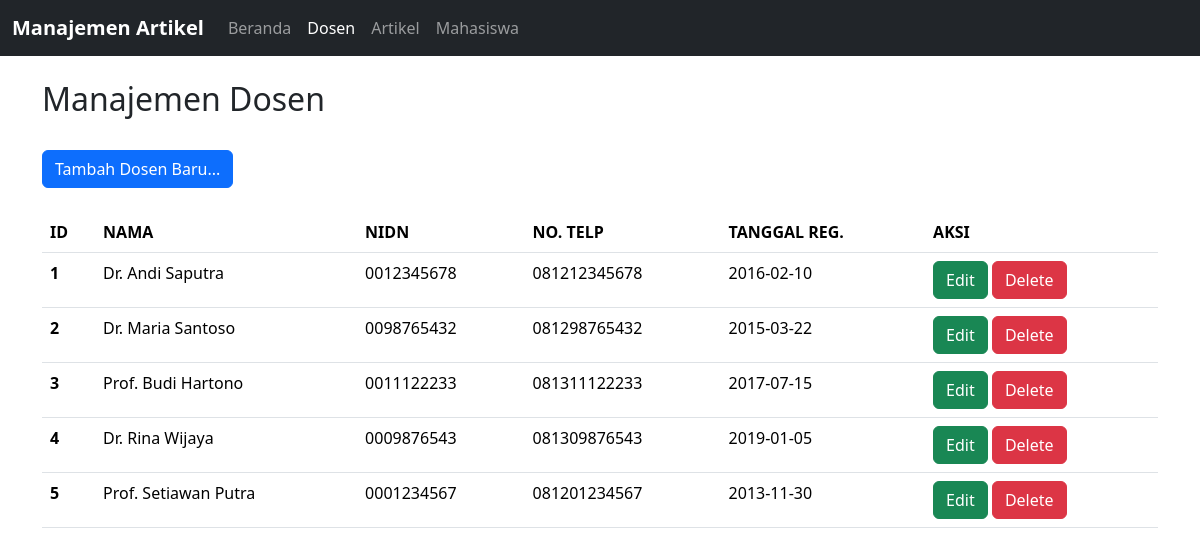
Before: /Project/index.php?page=lecturers with the older database file.
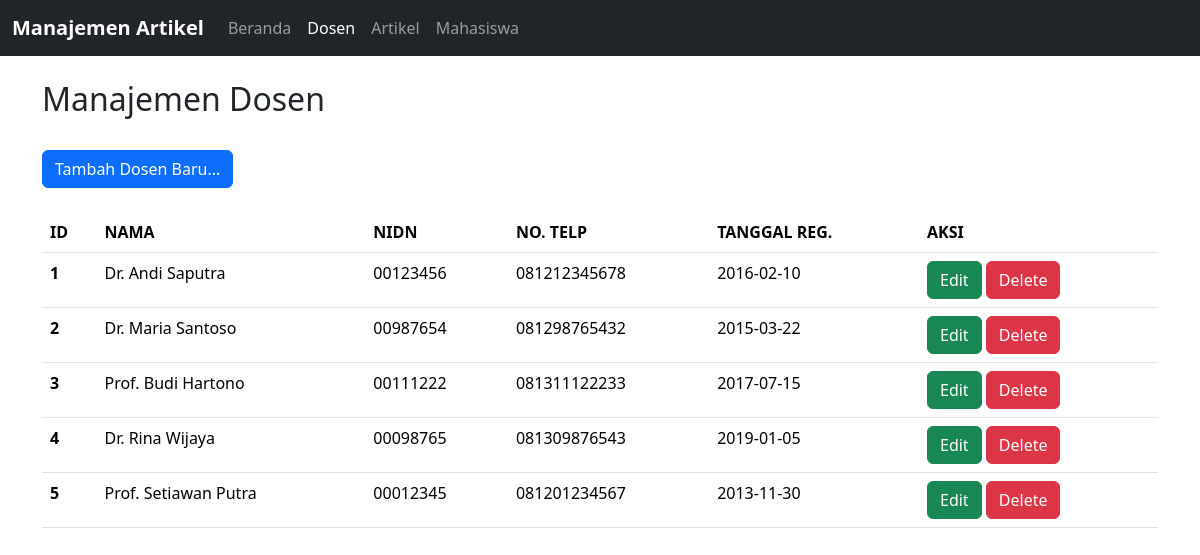
After: the same page with the newer database file.
### tables this page shows
CREATE TABLE lecturers (
    id INT AUTO_INCREMENT PRIMARY KEY,
    name VARCHAR(128) NOT NULL,
    nidn VARCHAR(16) NOT NULL UNIQUE,
    phone VARCHAR(32) NOT NULL,
    join_date DATE NOT NULL
);

### Project/controllers/LecturerController.php (called while the page is built, shortened)
<?php
include_once("models/Lecturer.php");
class LecturerController {
    private $model;
    private $view;
    public function __construct() {
        $this->model = new Lecturer();
        $this->view = "views/LecturerView.php";
    }
    public function render() {
        $lecturer_data = $this->model->getAllLecturers();
        include_once($this->view);
    }
}
?>

### Project/models/Database.php (called while the page is built)
<?php
class Database {
    private $host = "localhost";
    private $username = "root";
    private $password = "";
    private $dbname = "tp8_mvc25";
    public $db;
    public function __construct() {
        try {
            $this->db = new PDO("mysql:host=$this->host;dbname=$this->dbname", $this->username, $this->password);
            $this->db->setAttribute(PDO::ATTR_ERRMODE, PDO::ERRMODE_EXCEPTION);
        } catch (PDOException $e) {
            die("Database connection failed: " . $e->getMessage());
        }
    }
    public function executeQuery($query, $params = []) {
        try {
            $stmt = $this->db->prepare($query);
            $stmt->execute($params);
            return $stmt;
        } catch (PDOException $e) {
            die("Error executing database query due to: " . $e->getMessage());
        }
    }
}
?>

### Project/models/Lecturer.php (called while the page is built, shortened)
<?php
include_once("models/Database.php");
class Lecturer extends Database {
    private $table_name = "lecturers";
    public function getAllLecturers() {
        $stmt = $this->executeQuery("SELECT * FROM $this->table_name");
        if (isset($stmt)) {
            return $stmt->fetchAll(PDO::FETCH_ASSOC);
        }
    }
}
?>

### Project/views/LecturerView.get.php (the view)
<div class="row mb-4 ">
	<div class="col-md-12">
		<h2 class="heading-section">Manajemen Dosen</h2>
	</div>
</div>
<div class="mb-4">
    <button type="button" onclick="location.href='?page=lecturers&action=add'" class="btn mb-2 mb-md-0 btn-primary">Tambah Dosen Baru...</button>
</div>
<table class="table">
    <thead>
        <tr>
        <th>ID</th>
        <th>NAMA</th>
        <th>NIDN</th>
        <th>NO. TELP</th>
        <th>TANGGAL REG.</th>
        <th>AKSI</th>
        </tr>
    </thead>
    <tbody>
        <?php
            foreach ($lecturer_data as $row):
                $del_script = "if (confirm(\"Yakin ingin menghapus data?\")) { location.href = \"?page=lecturers&action=delete&id=$row[id]\" }";
                echo "
            <tr>
                <th>$row[id]</th>
                <td>$row[name]</td>
                <td>$row[nidn]</td>
                <td>$row[phone]</td>
                <td>$row[join_date]</td>
                <td>
                        <a class='btn btn-success' href='?page=lecturers&action=edit&id=$row[id]'>Edit</a>
                        <button class='btn btn-danger' type='button' onclick='$del_script'>Delete</button>
                        </td>
            </tr>
            ";
            endforeach;
        ?>
    </tbody>
</table>

### Project/index.php (shortened to what this page needs)
<?php
$page = "";
if (isset($_GET["page"])) {
    $page = $_GET["page"];
}
require_once("controllers/LecturerController.php");
?>
<!doctype html>
<html lang="id">
<head>
  <link href="assets/bootstrap@5.3.8.css" rel="stylesheet">
</head>
<body>
  <nav class="navbar navbar-expand-lg navbar-dark bg-dark">
    <div class="container-fluid">
      <a class="navbar-brand fw-bold" href="index.php">Manajemen Artikel</a>
      <div class="collapse navbar-collapse" id="navbarNav">
        <ul class="navbar-nav">
          <li class="nav-item">
            <a class="nav-link <?php if (!isset($page) || $page == "") { echo "active"; } ?>" aria-current="page" href="index.php">Beranda</a>
          </li>
          <li class="nav-item">
            <a class="nav-link <?php if ($page == "lecturers") { echo "active"; } ?>" href="?page=lecturers">Dosen</a>
          </li>
          <li class="nav-item">
            <a class="nav-link <?php if ($page == "articles") { echo "active"; } ?>" href="?page=articles">Artikel</a>
          </li>
          <li class="nav-item">
            <a class="nav-link <?php if ($page == "students") { echo "active"; } ?>" href="?page=students">Mahasiswa</a>
          </li>
        </ul>
      </div>
    </div>
  </nav>
  <?php
    $controller = "";
    switch ($page) {
        case "lecturers":
            $controller = new LecturerController();
            break;
    }
    if (isset($controller)) {
        $controller->render();
    }
  ?>
</body>
</html>

### Project/views/LecturerView.php
<div class="container my-4">
    <?php
        if (isset($_GET["action"])) {
            switch ($_GET["action"]) {
                case "add":
                    include_once("LecturerView.add.php");
                    break;
                case "edit":
                    include_once("LecturerView.edit.php");
                    break;
                case "delete":
                    include_once("LecturerView.get.php");
                    break;
                default:
                    include_once("LecturerView.get.php");
            }
        } else {
            include_once("LecturerView.get.php");
        }
    ?>
</div>

Changed rows visible on the page:
changed lecturers "Dr. Andi Saputra": nidn "0012345678" → "00123456"
changed lecturers "Dr. Maria Santoso": nidn "0098765432" → "00987654"
changed lecturers "Prof. Budi Hartono": nidn "0011122233" → "00111222"
changed lecturers "Dr. Rina Wijaya": nidn "0009876543" → "00098765"
changed lecturers "Prof. Setiawan Putra": nidn "0001234567" → "00012345"
